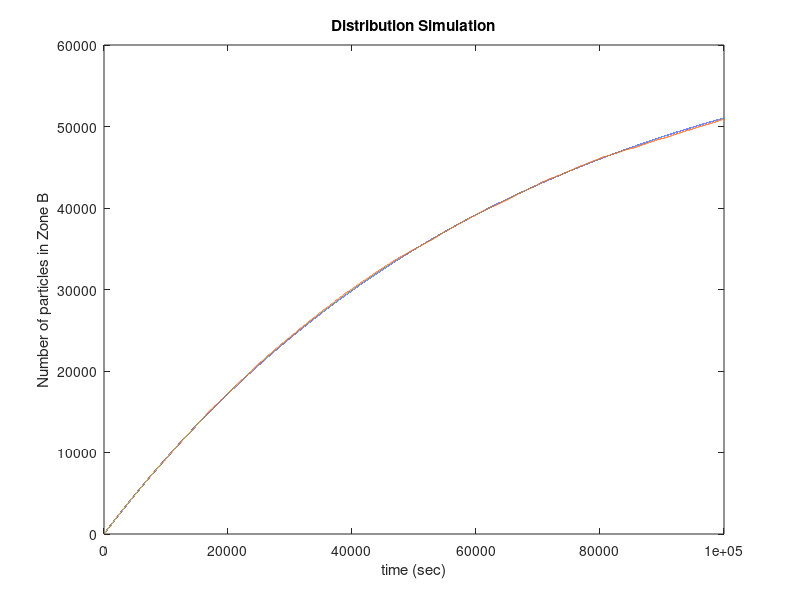

This figure's MATLAB source:
%CP_2020
%Papadakis Charalampos
%AEM:14929
%2nd Set,Ex A J. Kioseoglou

clear; %clears variables
tic
particles= 130000; %particles
time=100000;  %exp time
N1=particles;    %starting zone
N2=0;    %second zone
T=0;    %Theoretical value of particles in Zone B
C=zeros(1,time);
D=zeros(1,time);
for i=1:time
    random_int= rand; %random change number
    if N2/particles<random_int
        N2=N2+1;
    else
        N2=N2-1;
    end
    T=particles-(particles/2)*(1+exp(-((2*i)/particles)));
    D(i)=T;
    C(i)=N2;
end
    W=[D ; C];

%Plots Particles in the second zone both exp-theory
figure
plot(1:time,W);    
xlabel('time (sec)') 
ylabel('Number of particles in Zone B') 
title('Distribution Simulation')
toc

